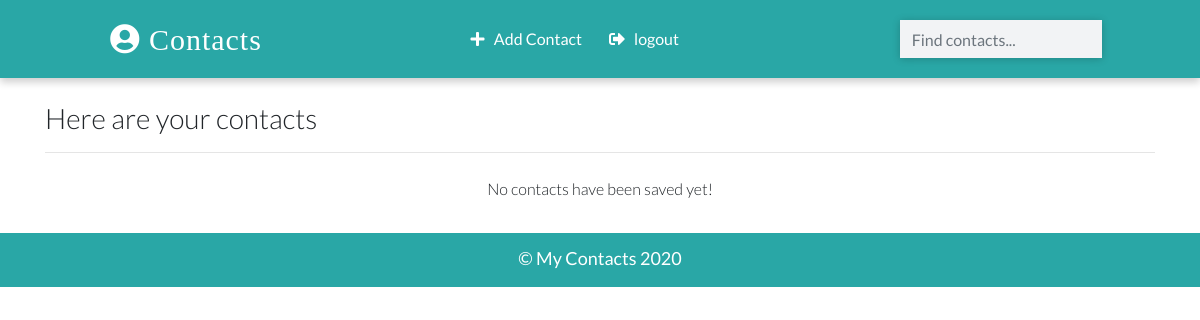
Before: / (signed in) with the older database file.
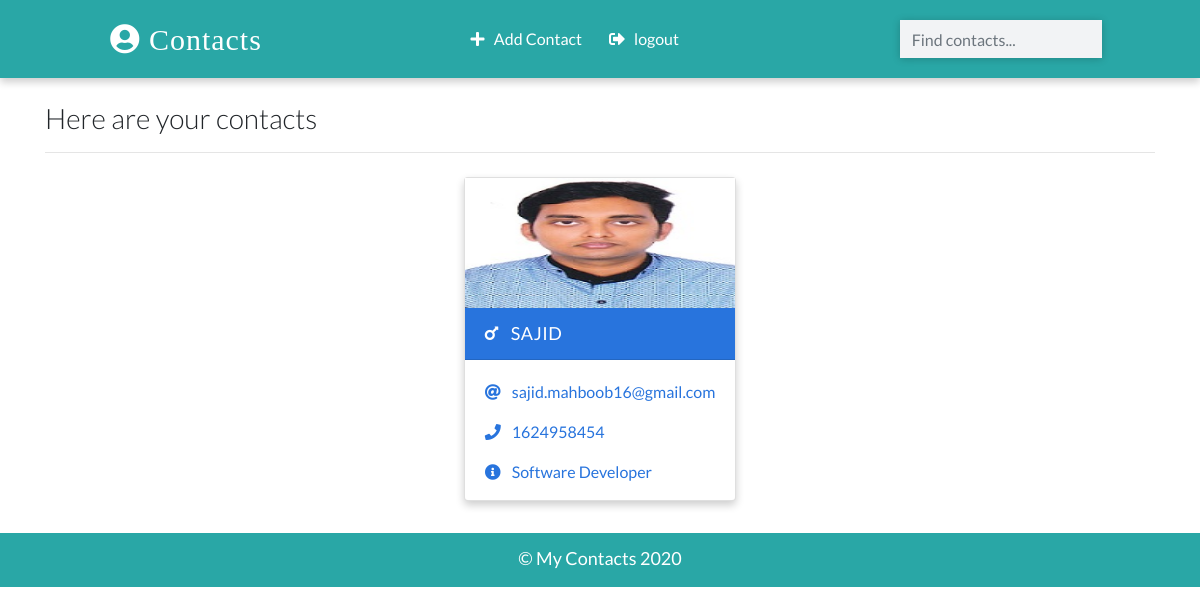
After: the same page with the newer database file.
### cms/models.py (models this page shows, shortened)
class Contact(models.Model):
    manager = models.ForeignKey(User, on_delete = models.CASCADE, default = None)
    name = models.CharField(max_length=20)
    email = models.EmailField(max_length=100)
    phone = models.IntegerField()
    info = models.CharField(max_length=30)
    gender = models.CharField(max_length=50, choices=(
        ('male', 'Male'),
        ('female', 'Female'),
    ))
    image = models.ImageField(upload_to='images/', blank=True)
    date_added = models.DateTimeField(default = datetime.now)
    class Meta:
        ordering = ['-id']

### cms/views.py (the view)
# urls.py: path('', views.HomePageView.as_view(), name='home'),
class HomePageView(LoginRequiredMixin, ListView):
    template_name = 'index.html'
    model = Contact
    context_object_name = 'contacts'
    def get_queryset(self):
        contacts = super().get_queryset()
        return contacts.filter(manager = self.request.user)

### templates/index.html (shortened to what this page needs)
{% extends 'base.html' %}
{% load static %}
{% block main_content %}
    <div class="container">
      <h3 class="heading font-weight-light">Here are your contacts</h3>
      <hr />
    </div>
    <div class="container main-part">
      {% if contacts %}
        {% for contacts in contacts %}
            {% include 'partials/_card.html' %}
        {% endfor %}
      {% else %}
        <p class = "d-block font-weight-light my-2 heading">No contacts have been saved yet!</p>
      {% endif %}
    </div>
{% endblock main_content %}

### templates/partials/_card.html (shortened to what this page needs)
{% load static %}
{% if contacts.gender == 'male' %}
    <div class="card my-2 mx-2 boy-card {% if 'detail' in request.path %} mx-auto w-25 {% endif %} ">
        <img src="{% if contacts.image %}
        {{contacts.image.url}}
        {% else %}
        {% static 'images/boy.png' %}
        {% endif %}" class="img-fluid" />
        <div class="card-header">
        <a href="{% url 'detail' contacts.id %}" class="text-white header-link"
            ><i class="fas fa-mars mr-2"></i> {{contacts.name}}</a>
        </div>
        <div class="card-body pb-0">
        <p>
            <i class="fas fa-at mr-2"></i>
            <a href="mailto:sajid.mahboob16@gmail.com">{{contacts.email}} </a>
        </p>
        <p>
            <i class="fas fa-phone mr-2"></i>
            <a href="tel:01624958454">{{contacts.phone}}</a>
        </p>
        <p><i class="fas fa-info-circle mr-2"></i> {{contacts.info}}</p>
        </div>
    </div>
 {% endif %}

Changed rows visible on the page:
added Contact: image (picture), name "SAJID", email "sajid.mahboob16@gmail.com", phone "1624958454", info "Software Developer"
Other visible differences:
text no longer shown: "No contacts have been saved yet!"
